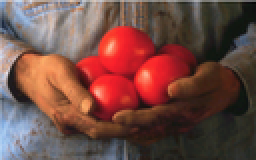
%> input picture sample.png, 128 x 80 px, shrunk from 700 x 436 before the run (shown 2 times larger)
$ octave main.m   (GNU Octave 9; MATLAB toolbox functions it lacks are replaced by stand-ins)
%> lines starting %> are read from the running program, lines starting %| are printed output that depends on the picture
### paint.m
function [ canvas ] = paint( sourceImage,paintParameters )
    % paint the canvas,from largest to smallest
    canvas = zeros(size(sourceImage));
    R=paintParameters.R;
    fc=paintParameters.fc;
    for Ri = R
        G=(2*Ri+1)*fc;
        m=fspecial('gaussian',G,G);
        referenceImage = imfilter(sourceImage,m,'replicate');
        [gx,gy]=gradient(referenceImage);
        canvas = paintLayer(canvas,referenceImage,gx,gy,Ri,paintParameters);
        subplot(1,2,2);
        imshow(canvas);
        drawnow;
    end
end

### paintLayer.m
function [ canvas ] = paintLayer( canvas,referenceImage,gx,gy,Ri,paintParameters )
% search each grid point?s neighborhood to find the nearby point with the greatest error,
% and paint at this location. All strokes for the layer are planned at once before rendering.
% Then the strokes are rendered in random order to prevent an undesirable appearance of
% regularity in the brush strokes.

strokes={{},{}};
diff=referenceImage-canvas;
D=sqrt(diff(:,:,1).^2+diff(:,:,2).^2+diff(:,:,3).^2);
fg=paintParameters.fg;
grid=floor(fg*(2*Ri+1));

[imageHeight,imageWidth,~]=size(referenceImage);
for r=1:grid:imageHeight-grid
    for c=1:grid:imageWidth-grid
        M=D(r:r+grid,c:c+grid);
        areaError=mean2(M);
        T=paintParameters.T;
        if(areaError > T)
            [r1,c1]=find(M==max(max(M)),1);
            r1=r1+r-1;c1=c1+c-1;
            s=makeStroke(Ri,r1,c1,referenceImage,gx,gy,canvas,paintParameters);
            strokes{1}=[strokes{1};{referenceImage(r1,c1,:)}];
            strokes{2}=[strokes{2};{s}];
        end
    end
end

[canvas]=paintAllStrokes(canvas,strokes,Ri,paintParameters);


end

### paintAllStrokes.m
function [canvas]=paintAllStrokes(canvas,strokes,R,paintParameters)
% the strokes are rendered in random order to prevent an undesirable appearance of
% regularity in the brush strokes.
n=numel(strokes{1});
alpha=paintParameters.alpha;
[imageHeight,imageWidth,~]=size(canvas);
% m = fspecial('gaussian', 2*R+1, R/3);
m = fspecial('disk', R);
m = 1/m(R+1, R+1) .* m; %normalizing so the middle become 1

for index=randperm(n)
    color=alpha*strokes{1}{index};
    r_0=strokes{2}{index}(1,:);
    c_0=strokes{2}{index}(2,:);
    t_0=1:(2*R+1):(numel(r_0))*(2*R+1);
    t_1=1:((numel(r_0)-1)*(2*R+1));
    r_1=interp1(t_0,r_0,t_1,'spline');
    c_1=interp1(t_0,c_0,t_1,'spline');
    r_1=floor(r_1);
    c_1=floor(c_1);

    for i=1:numel(r_1)
        r=r_1(i);c=c_1(i);
        if(r>0)&&(r<imageHeight)&&(c>0)&&(c<imageWidth)
            % color(1,1,:)=[0 1 0];
            % canvas(r,c,:) = color;
            % crop for running out of bounds
            top = min(R, r-1);
            bottom = min(R, imageHeight-r);
            left = min(R, c-1);
            right = min(R, imageWidth-c);
            g = m(R+1-top:R+1+bottom, R+1-left:R+1+right);
            for chnl = 1:3
                org_can = canvas(r-top:r+bottom, c-left:c+right, chnl) .* (ones(size(g))-g);
                new_stk = double(color(chnl)).*g;
                canvas(r-top:r+bottom, c-left:c+right,chnl) = org_can + new_stk;
            end
        end
    end
end


end

### setParameters.m
% parameters
paintParameters=struct('T', 10/255, ...         % Approximation threshold
    'R', [8 4 2 1], ...     % Brush sizes
    'fc', 1,...        % Curvature Filter  Used to limit or exaggerate stroke curvature.
    'fo', 1,...        % Blur Factor
    'minLength', 4,... % Used to restrict the possible stroke lengths.
    'maxLength', 16,...% Used to restrict the possible stroke lengths.
    'alpha',     1,... % Specifies the paint opacity, between 0 and 1
    'fg',        1,... % Grid size Controls the spacing of brush strokes.
    'jhsv',[0 0 0],... % Color Jitter ? Factors to randomly add jitter to hue (jh), saturation (js), value (jv),
    'jrgb',[0 0 0]);   %  red (jr), green (jg) or blue (jb) color components. 0 means no random jitter; larger values increase the factor.


### main.m
clc;
close all;
clear;

% set parameters
setParameters;
% read photos
sourceImage = im2double(imread('sample.png'));
% create canvas
canvas = zeros(size(sourceImage));
% show output
figure
subplot(1,2,1);
imshow(sourceImage);
title('Source Image');

subplot(1,2,2);
imshow(canvas);
title('Canvas');
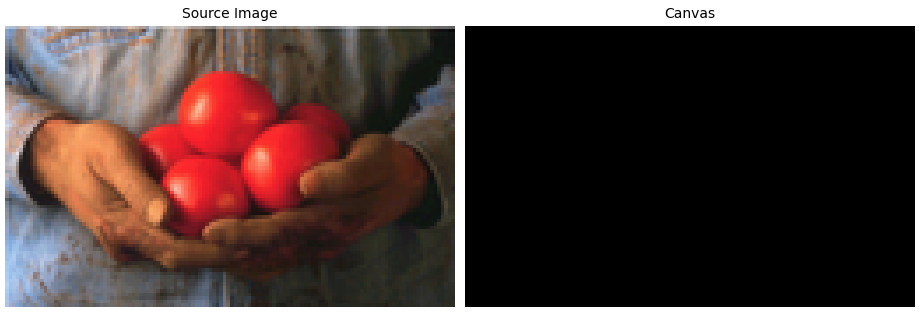
%> figure redrawn from the program's plot data, 2 panels

% paint
canvas=paint(sourceImage,paintParameters);
%> the loop in paint, `for Ri = R` made 4 passes
%> pass 1, in paint, `referenceImage = imfilter(sourceImage,m,'replicate');`:
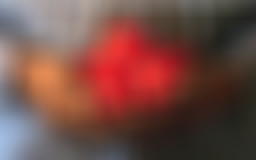
%> referenceImage: size 80x128x3 double (shown 2 times larger); mean R, G, B 0.455, 0.298, 0.273
%> pass 1, in paint, `[gx,gy]=gradient(referenceImage);`:
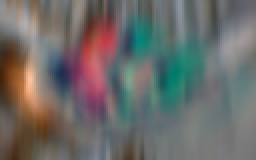
%> gx: size 80x128x3 double (shown 2 times larger); mean R, G, B -0.00285, -0.00313, -0.00383; drawn with min black and max white
%> pass 1, in paint, `[gx,gy]=gradient(referenceImage);`:
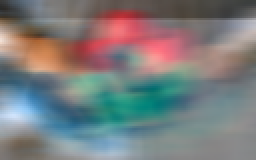
%> gy: size 80x128x3 double (shown 2 times larger); mean R, G, B -0.00311, -0.00276, -0.00251; drawn with min black and max white
%> pass 1, in paintLayer, `D=sqrt(diff(:,:,1).^2+diff(:,:,2).^2+diff(:,:,3).^2);`:
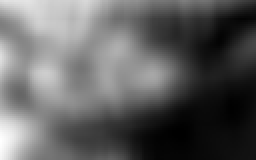
%> D: size 80x128 double (shown 2 times larger); min 0.209, max 1.32, mean 0.628; drawn with min black and max white
%> after the loop in paint, `for Ri = R`:
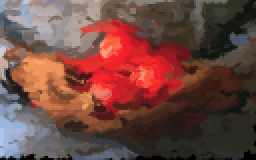
%> canvas: size 80x128x3 double (shown 2 times larger); mean R, G, B 0.439, 0.282, 0.256

% show result
subplot(1,2,1);
imshow(sourceImage);
title('Source Image');

subplot(1,2,2);
imshow(canvas);
title('Canvas Ok');
